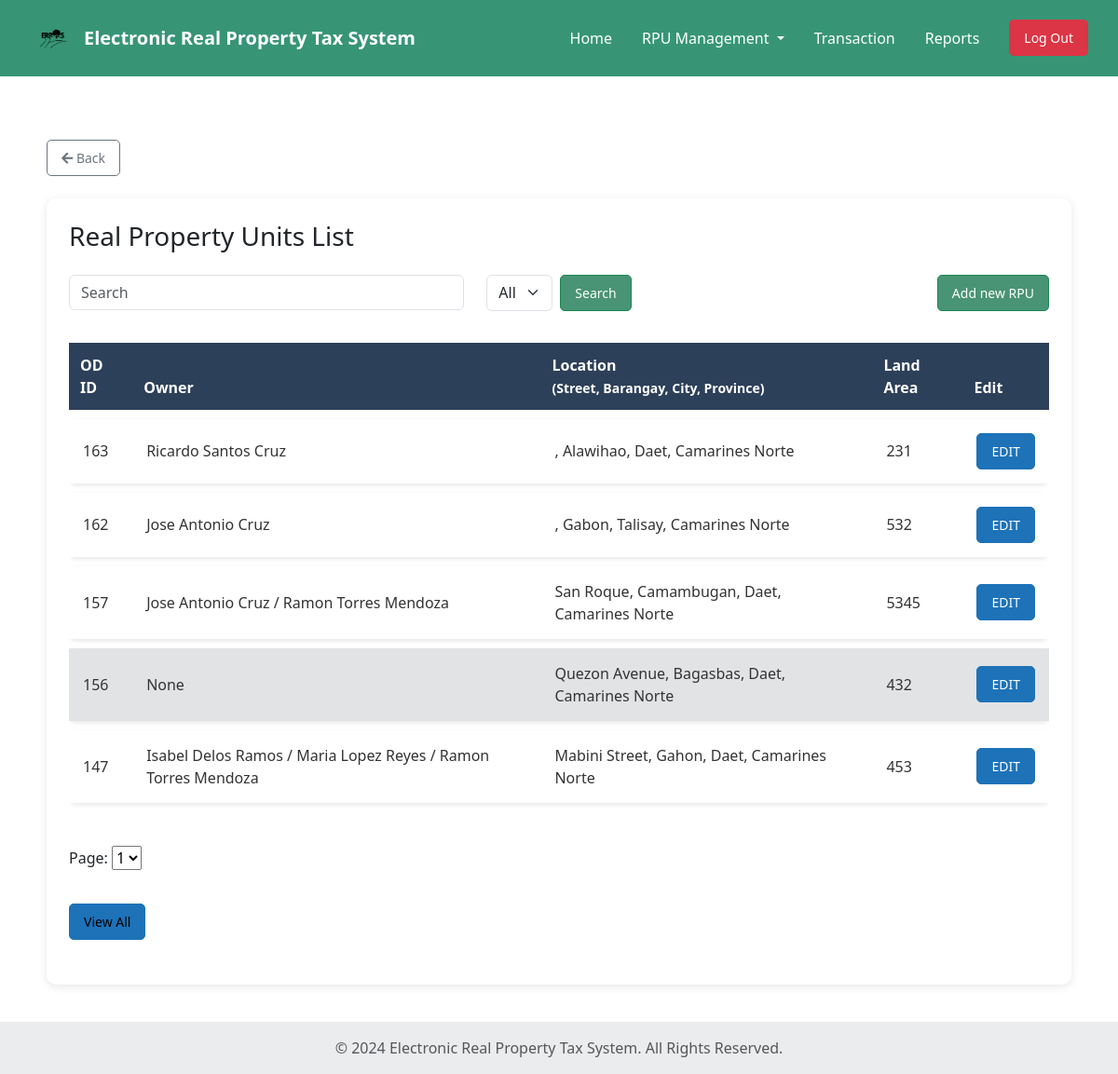
Page /Municipal/Real-Property-Unit-List.php (signed in) on the committed database.
### tables this page shows
CREATE TABLE `p_info` (
  `p_id` int(50) NOT NULL,
  `house_no` int(10) NOT NULL,
  `block_no` int(10) NOT NULL,
  `province` varchar(30) NOT NULL,
  `city` varchar(30) NOT NULL,
  `district` varchar(30) NOT NULL,
  `barangay` varchar(30) NOT NULL,
  `street` varchar(50) NOT NULL,
  `house_tag_no` int(10) NOT NULL,
  `land_area` int(50) NOT NULL,
  `desc_land` varchar(50) NOT NULL,
  `documents` varchar(30) NOT NULL,
  `created_at` timestamp NOT NULL DEFAULT current_timestamp(),
  `updated_at` timestamp NOT NULL DEFAULT current_timestamp() ON UPDATE current_timestamp(),
  `is_active` tinyint(1) NOT NULL DEFAULT 1,
  `disabled_at` datetime DEFAULT NULL,
  `disabled_by` int(11) DEFAULT NULL
);

### Municipal/Real-Property-Unit-List.php (the view, shortened to what this page needs)
<?php
$conn = Database::getInstance();
$sql = "
SELECT
  p.p_id,
  p.street,
  p.block_no,
  p.barangay,
  p.province,
  p.city,
  p.district,
  p.land_area,
  p.is_active,
  GROUP_CONCAT(DISTINCT CONCAT(o.own_fname, ' ', o.own_mname, ' ', o.own_surname) SEPARATOR ' / ') AS owner
FROM p_info p
LEFT JOIN faas f ON f.pro_id = p.p_id
LEFT JOIN propertyowner po ON po.property_id = p.p_id
LEFT JOIN owners_tb o ON o.own_id = po.owner_id
GROUP BY p.p_id
ORDER BY p.p_id DESC
";
$propertyUnits = [];
$result = $conn->query($sql);
if ($result) {
  if ($result->num_rows > 0) {
    while ($row = $result->fetch_assoc()) {
      $row['owner'] = isset($row['owner']) ? $row['owner'] : '';
      $propertyUnits[] = $row;
    }
  } else {
    $propertyUnits = [];
  }
} else {
  echo "SQL error: " . $conn->error;
  $propertyUnits = [];
}
?>
<!doctype html>
<html lang="en">
<head>
  <link rel="stylesheet" href="https://cdnjs.cloudflare.com/ajax/libs/font-awesome/5.15.4/css/all.min.css">
  <link href="https://cdn.jsdelivr.net/npm/bootstrap@5.3.2/dist/css/bootstrap.min.css" rel="stylesheet">
  <link href="https://cdn.jsdelivr.net/npm/bootstrap@5.3.0-alpha1/dist/css/bootstrap.min.css" rel="stylesheet"
>
  <link rel="stylesheet" href="main_layout.css">
  <link rel="stylesheet" href="header.css">
  <link rel="stylesheet" href="Real-Property-Unit-List.css">
</head>
<body>
  <?php include 'header.php'; ?>
  <section class="container mt-5">
    <div class="mb-4 d-flex justify-content-start">
      <a href="Home.php" class="btn btn-outline-secondary btn-sm">
        <i class="fas fa-arrow-left"></i> Back
      </a>
    </div>
    <div class="card p-4">
      <h3 class="mb-4">Real Property Units List</h3>
      <div class="form-row mb-4">
        <div class="row mb-4 align-items-center">
          <div class="col-12 col-md-6 col-lg-5 mb-2 mb-md-0">
            <input type="text" class="form-control" id="searchInput" placeholder="Search" onkeyup="filterTable()">
          </div>
          <div class="col-8 col-sm-6 col-md-3 col-lg-2 mb-2 mb-md-0">
            <div class="d-flex">
              <select class="form-select me-2" id="barangayDropdown" name="barangay">
                <option selected value="">All Barangay</option>
              </select>
              <button type="button" class="btn btn-success" onclick="filterTable()">Search</button>
            </div>
          </div>
          <div class="col-12 col-md-3 col-lg-5 text-md-end">
            <a href="Add-New-Real-Property-Unit.php" class="btn btn-success">Add new RPU</a>
          </div>
        </div>
        <div class="table-responsive">
          <table class="table table-bordered text-start modern-table" id="propertyTable">
            <thead>
              <tr>
                <th>OD ID</th>
                <th>Owner</th>
                <th>Location <br><small>(Street, Barangay, City, Province)</small></th>
                <th>Land Area</th>
                <th>Edit</th>
              </tr>
            </thead>
            <tbody id="tableBody">
              <?php foreach ($propertyUnits as $unit):
                $ownerRaw = isset($unit['owner']) ? $unit['owner'] : '';
                $owner = trim((string) $ownerRaw) !== '' ? $ownerRaw : 'None';
                $rowClass = ($unit['is_active'] == 0) ? 'table-secondary' : '';
              ?>
                <tr class="<?= $rowClass ?>">
                  <td><?= htmlspecialchars($unit['p_id']) ?></td>
                  <td><?= htmlspecialchars($owner) ?></td>
                  <td>
                    <?= htmlspecialchars("{$unit['street']}, {$unit['barangay']}, {$unit['city']}, {$unit['province']}") ?>
                  </td>
                  <td><?= htmlspecialchars($unit['land_area']) ?></td>
                  <td><a href="FAAS.php?id=<?= htmlspecialchars($unit['p_id']) ?>" class="btn btn-primary">EDIT</a></td>
                </tr>
              <?php endforeach; ?>
            </tbody>
          </table>
        </div>
        <div class="pagination-controls mt-3">
          <label for="pageSelect">Page: </label>
          <select id="pageSelect" onchange="changePage()"></select>
        </div>
        <div class="view-all-container d-flex mt-3">
          <div class="ml-auto">
            <button type="button" class="btn btn-info" data-bs-toggle="modal" data-bs-target="#viewAllModal">View
              All</button>
          </div>
        </div>
      </div>
  </section>
  <footer class="bg-body-tertiary text-center text-lg-start mt-auto">
    <div class="text-center p-3" style="background-color: rgba(0, 0, 0, 0.05);">
      <span class="text-muted">© 2024 Electronic Real Property Tax System. All Rights Reserved.</span>
    </div>
  </footer>
</body>
</html>

### main_layout.css (style rules this page uses)
section { margin-block: 20px 20px; }
html, body { height: 100%; margin: 0; }
body { display: flex; padding-top: 70px; flex-direction: column; }

### Municipal/Real-Property-Unit-List.css (style rules this page uses)
.card { border-radius: 10px; border: none; box-shadow: 0 2px 10px rgba(0, 0, 0, 0.1); }
.container { padding: 20px; }
table.modern-table { border-collapse: separate; border-spacing: 0 10px; width: 100%; margin-bottom: 20px; }
table.modern-table thead th { background-color: #2d4059; color: white; font-weight: 600; padding: 12px; text-align: left; border: none; }
table.modern-table tbody tr { background-color: #f5f5f5; transition: background-color 0.2s ease-in-out; box-shadow: 0 2px 5px rgba(0, 0, 0, 0.1); border-radius: 8px; }
table.modern-table tbody td { padding: 15px; text-align: left; vertical-align: middle; color: #333; border: none; }
.btn { padding: 8px 15px; border-radius: 5px; font-size: 14px; }
.btn-primary { background-color: #1d72b8; border-color: #1d72b8; }
.btn-info { background-color: #1d72b8; border-color: #1d72b8; }
.btn-success { background-color: #489474; }
.view-all-container { text-align: right; padding-top: 20px; }

### rows in the picture
p_info: p_id "163", owner "Ricardo Santos Cruz", street+barangay+city ", Alawihao, Daet, Camarines Norte", land_area "231"
p_info: p_id "162", owner "Jose Antonio Cruz", street+barangay+city ", Gabon, Talisay, Camarines Norte", land_area "532"
p_info: p_id "157", owner "Jose Antonio Cruz / Ramon Torres Mendoza", street+barangay+city "San Roque, Camambugan, Daet, Camarines Norte", land_area "5345"
p_info: p_id "156", owner "None", street+barangay+city "Quezon Avenue, Bagasbas, Daet, Camarines Norte", land_area "432"
p_info: p_id "147", owner "Isabel Delos Ramos / Maria Lopez Reyes / Ramon Torres Mendoza", street+barangay+city "Mabini Street, Gahon, Daet, Camarines Norte", land_area "453"
